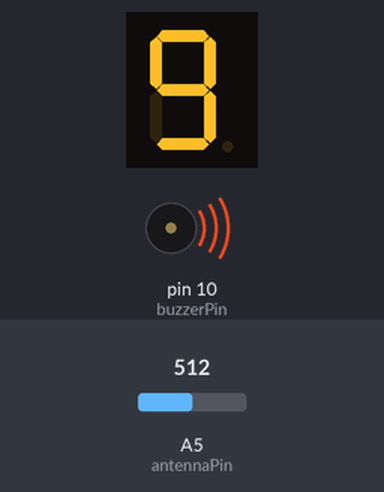
The sketch below on a simulated Arduino Uno, built with avr-gcc and run on an emulated ATmega328P. Parts: 1-digit seven-segment display, buzzer (waves = sounding). Wiring (inferred from the names in the program): 1-digit 7-segment display, segments lit when HIGH: segments pin 2, pin 3, pin 4, pin 5, pin 6, pin 7, pin 8, pin 9. Inputs (shaded band) come from the test bench; at power-on: A5 (antennaPin) = 512. The segment pins are drawn as the display they are named for.

Above: at 1.2 s.
1.3 s: A5 (antennaPin) set to 0
At 2.3 s:
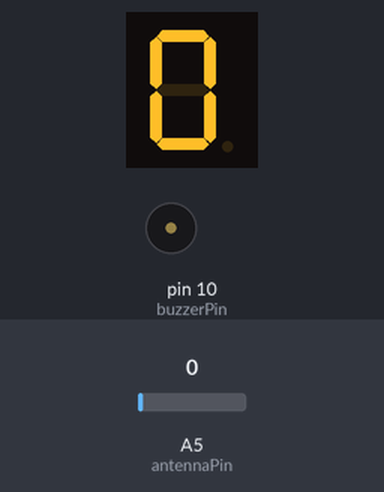
3.4 s: A5 (antennaPin) set to 306
At 3.48 s:
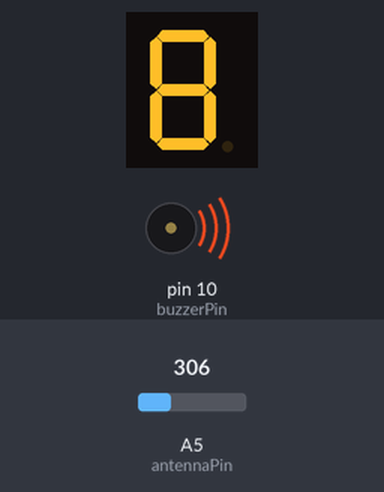
Timing chart, 0 to 6.4 s (numbered marks = the images above; inputs shaded):
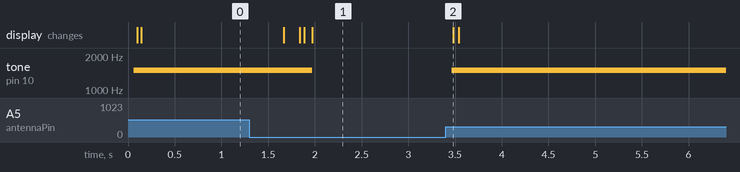

Measured:
- after the input at 1.3 s, tone on pin 10 (buzzerPin): 1500 Hz → silent after 0.67 s; the display: first changes after 0.36 s (image 1 shows a later state)
- after the input at 3.4 s, tone on pin 10 (buzzerPin): silent → 1500 Hz after 0.06 s; the display: changes after 0.08 s (image 2)

The sketch:

hw3.ino
```cpp
const int pinA = 2,
          pinB = 3,
          pinC = 4,
          pinD = 5,
          pinE = 6,
          pinF = 7,
          pinG = 8,
          pinDP = 9,
          buzzerPin = 10,
          antennaPin = A5;

// constraining limits used to avoid fluctuations
// and stabilize the readings from the antenna
const float avgLowerConstraint = 20.0,
            avgUpperConstraint = 60.0,
            readingUpperConstraint = 200,
            buzzerNoToneThreshold = 2,
            buzzerMaxTone = 1500;

const int segSize = 8;
int segments[segSize] = {
  pinA, pinB, pinC, pinD, pinE, pinF, pinG, pinDP
};

const int noOfDigits = 10;
byte digitMatrix[noOfDigits][segSize - 1] = {
// a  b  c  d  e  f  g
  {1, 1, 1, 1, 1, 1, 0}, // 0
  {0, 1, 1, 0, 0, 0, 0}, // 1
  {1, 1, 0, 1, 1, 0, 1}, // 2
  {1, 1, 1, 1, 0, 0, 1}, // 3
  {0, 1, 1, 0, 0, 1, 1}, // 4
  {1, 0, 1, 1, 0, 1, 1}, // 5
  {1, 0, 1, 1, 1, 1, 1}, // 6
  {1, 1, 1, 0, 0, 0, 0}, // 7
  {1, 1, 1, 1, 1, 1, 1}, // 8
  {1, 1, 1, 1, 0, 1, 1}  // 9
};

// uses the above matrix to form a digit
// on the 7 seven segment display
void displayDigit(int digit) {
  // -1 to avoid the dot
  for (int i = 0; i < segSize - 1; ++ i) {
    digitalWrite(segments[i], digitMatrix[digit][i]);
  }
}

void setup() {
  // initialize all segments as off
  for (int i = 0; i < segSize; ++ i) {
    pinMode(segments[i], OUTPUT);
    digitalWrite(segments[i], LOW);
  }

  pinMode(buzzerPin, OUTPUT);
  pinMode(antennaPin, INPUT);
}

// represents an approximation of the antenna readings
// with greater meaning given to the most recent readings
float runningAvg = 0;
// 1 / runningAvgSensitivity is the coefficient used when
// updating the running avg of the signal
const float runningAvgSensitivity = 1000;

// make the most recent values count more and the oldest count less
// to the value. more and less are defined by the sensitivity constant above
void updateRunningAverage(float newValue) {
  runningAvg = ((runningAvgSensitivity - 1.0f) * runningAvg + newValue) / runningAvgSensitivity;
}

void loop() {
  int reading = analogRead(antennaPin);
  // avoid values that are too big
  int constrainedReading = constrain(reading, 0, readingUpperConstraint);
  updateRunningAverage(constrainedReading);

  // normalized the runningAvg
  float constrainedAvg = constrain(runningAvg, avgLowerConstraint, avgUpperConstraint);

  // get the correspoding digit to display
  int displayValue = map(constrainedAvg, avgLowerConstraint, avgUpperConstraint, 0, 9);
  displayDigit(displayValue);

  // allow it to be silent when reading is near minimum
  if (constrainedAvg <= avgLowerConstraint + buzzerNoToneThreshold) {
    noTone(buzzerPin);
  }
  else {
    // powerful increase in volume
    int buzzerTone = constrain(constrainedAvg * constrainedAvg, 0, buzzerMaxTone);
    tone(buzzerPin, buzzerTone);
  }
}
```
